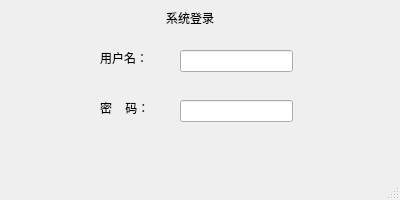
<?xml version="1.0" encoding="UTF-8"?>
<ui version="4.0">
 <class>MainWindow</class>
 <widget class="QMainWindow" name="MainWindow">
  <property name="windowModality">
   <enum>Qt::NonModal</enum>
  </property>
  <property name="geometry">
   <rect>
    <x>0</x>
    <y>0</y>
    <width>400</width>
    <height>200</height>
   </rect>
  </property>
  <property name="windowTitle">
   <string>MainWindow</string>
  </property>
  <widget class="QWidget" name="centralwidget">
   <widget class="QLineEdit" name="userNameLineEdit">
    <property name="geometry">
     <rect>
      <x>180</x>
      <y>50</y>
      <width>113</width>
      <height>22</height>
     </rect>
    </property>
   </widget>
   <widget class="QLabel" name="label">
    <property name="geometry">
     <rect>
      <x>160</x>
      <y>10</y>
      <width>60</width>
      <height>16</height>
     </rect>
    </property>
    <property name="text">
     <string>系统登录</string>
    </property>
    <property name="alignment">
     <set>Qt::AlignCenter</set>
    </property>
   </widget>
   <widget class="QLabel" name="label_2">
    <property name="geometry">
     <rect>
      <x>100</x>
      <y>50</y>
      <width>60</width>
      <height>16</height>
     </rect>
    </property>
    <property name="text">
     <string>用户名：</string>
    </property>
   </widget>
   <widget class="QLineEdit" name="passwordLineEdit">
    <property name="geometry">
     <rect>
      <x>180</x>
      <y>100</y>
      <width>113</width>
      <height>22</height>
     </rect>
    </property>
    <property name="echoMode">
     <enum>QLineEdit::Password</enum>
    </property>
   </widget>
   <widget class="QLabel" name="label_3">
    <property name="geometry">
     <rect>
      <x>100</x>
      <y>100</y>
      <width>60</width>
      <height>16</height>
     </rect>
    </property>
    <property name="text">
     <string>密    码：</string>
    </property>
   </widget>
  </widget>
  <widget class="QStatusBar" name="statusbar"/>
 </widget>
 <resources/>
 <connections/>
</ui>
